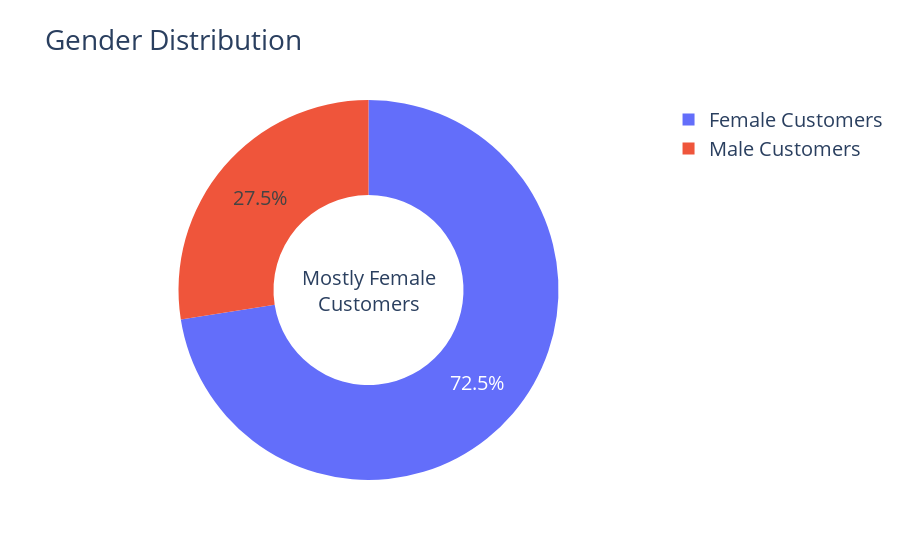

This figure's notebook cell:
### Code cell
import plotly.graph_objects as go

labels = ["Male Customers", "Female Customers"]
values = [6880966,18148469]

# Create subplots: use 'domain' type for Pie subplot
fig = go.Figure(data=[go.Pie(labels=labels, values=values)])

# Use `hole` to create a donut-like pie chart
fig.update_traces(hole=.5, hoverinfo="label+percent")

fig.update_layout(
    title_text="Gender Distribution",
    # Add annotations in the center of the donut pies.
    annotations=[dict(text='Mostly Female<br />Customers', x=0.5, y=0.5, font_size=20, showarrow=False)],
    font=dict(size=20))
fig.show()

### Figure 1 — Plotly figure (JSON) as saved in the notebook; plotly's stock layout.template omitted (floating-point values rounded to 4 significant figures)
{"data": [{"hole": 0.5, "hoverinfo": "label+percent", "labels": ["Male Customers", "Female Customers"], "type": "pie", "values": [6880966, 18148469]}], "layout": {"annotations": [{"font": {"size": 20}, "showarrow": false, "text": "Mostly Female<br />Customers", "x": 0.5, "y": 0.5}], "font": {"size": 20}, "title": {"text": "Gender Distribution"}}}
